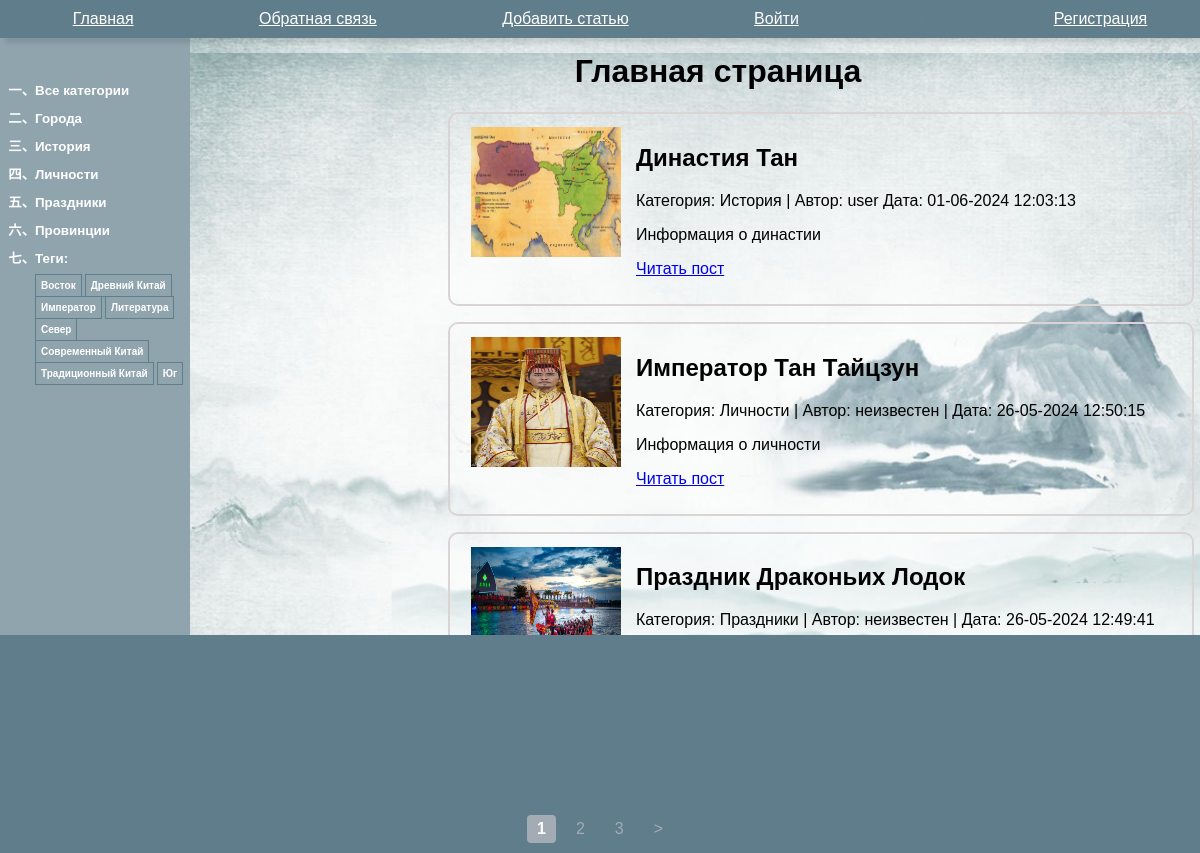
/china/, run on the app's committed database.
### china/models.py (models this page shows, shortened)
class Category(models.Model):
    name = models.CharField(max_length=100, db_index=True,
                            verbose_name="Категория")
    slug = models.SlugField(max_length=255,
                            unique=True, db_index=True)
    def get_absolute_url(self):
        return reverse('category', kwargs={'cat_slug':
                                               self.slug})
    class Meta:
        verbose_name = 'Категория'
        verbose_name_plural = 'Категории'

class TagPost(models.Model):
    tag = models.CharField(max_length=100,
                           db_index=True)
    slug = models.SlugField(max_length=255,
                            unique=True, db_index=True)
    def get_absolute_url(self):
        return reverse('tag', kwargs={'tag_slug': self.slug})

class China(models.Model):
    class Status(models.IntegerChoices):
        DRAFT = 0, 'Черновик'
        PUBLISHED = 1, 'Опубликовано'
    title = models.CharField(max_length=255, verbose_name="Заголовок")
    slug = models.SlugField(max_length=255, db_index=True, unique=True, verbose_name="URL")
    content = models.TextField(blank=True, verbose_name="Текст статьи")
    annotation = models.TextField(blank=True, verbose_name="Аннотация статьи",  null=True)
    models.DateTimeField(auto_now_add=True, verbose_name="Время создания")
    author = models.ForeignKey(get_user_model(), on_delete=models.SET_NULL, related_name='posts',
                               null=True, default=None)
    cat = models.ForeignKey('Category', on_delete=models.PROTECT, related_name='posts', verbose_name="Категории")
    tags = models.ManyToManyField('TagPost', blank=True, related_name='tags', verbose_name="Тэги")
    photo = models.ImageField(upload_to="photos/%Y/%m/%d/", default=None, blank=True, null=True, verbose_name="Фото")
    time_create = models.DateTimeField(auto_now_add=True, verbose_name="Время создания")
    time_update = models.DateTimeField(auto_now=True, verbose_name="Время изменения")
    is_published = models.BooleanField(choices=tuple(map(lambda x: (bool(x[0]), x[1]), Status.choices)),
                                       default=Status.DRAFT, verbose_name="Статус")
    objects = models.Manager()
    published = PublishedModel()
    translate = models.OneToOneField('Translate', on_delete=models.SET_NULL, null=True, blank=True,
                                     related_name='title_in_rus', verbose_name="Перевод")
    class Meta:
        ordering = ['-time_create']
        indexes = [models.Index(fields=['-time_create']), ]
        verbose_name = 'Информация о Китае'
        verbose_name_plural = 'Информация о Китае'
    def get_absolute_url(self):
        return reverse('post', kwargs={'post_slug':
                                           self.slug})

### users/models.py (models this page shows)
class User(AbstractUser):
    photo = models.ImageField(upload_to="users/%Y/%m/%d/", blank=True, null=True, verbose_name="Фотография")
    date_birth = models.DateTimeField(blank=True, null=True, verbose_name="Дата рождения")

### china/views.py (the view)
# urls.py: path('', views.ChinaHome.as_view(), name='home'),
class ChinaHome(DataMixin, ListView):
    template_name = 'china/index.html'
    context_object_name = 'posts'
    def get_queryset(self):
        return China.published.all().select_related('cat')
    def get_context_data(self, *, object_list=None, **kwargs):
        return self.get_mixin_context(super().get_context_data(**kwargs), title='Главная страница', cat_selected=0)

### china/models.py (called while the page is built)
    def get_queryset(self):
        return super().get_queryset().filter(is_published=China.Status.PUBLISHED)

### china/templatetags/china_tags.py (called while the page is built)
@register.inclusion_tag('china/list_categories.html')
def show_categories(cat_selected_id=0):
    cats = Category.objects.annotate(total=Count("posts")).filter(total__gt=0)
    return {"cats": cats, "cat_selected": cat_selected_id}

@register.inclusion_tag('china/list_tags.html')
def show_all_tags():
    return {"tags":
                TagPost.objects.annotate(total=Count("tags")).filter(total__gt=0)}

### china/utils.py (called while the page is built)
    def get_mixin_context(self, context, **kwargs):
        if self.title_page:
               context['title'] = self.title_page
        context['cat_selected'] = None
        context.update(kwargs)
        return context

### users/context_processors.py (called while the page is built)
def get_china_context(request):
    return {'mainmenu': menu}

### china/templates/china/index.html
{% extends 'base.html' %}
{% block content %}
<h1>{{title}}</h1>
<div class="main-content">
    <ul class="post-list">
        {% for p in posts %}
        {% if p.photo %}
        <p><img src="{{p.photo.url}}"></p>
        {% endif %}
        <li><h2>{{p.title}}</h2>
            <p class="first">Категория: {{p.cat.name}} | Автор: {{p.author.username|default:"неизвестен | "}} Дата: {{p.time_update|date:"d-m-Y H:i:s"}}</p>
            {% autoescape off %}
            {{p.annotation|linebreaks|truncatewords:50}}
            {% endautoescape %}
            <p class="link-read-post"><a href="{{ p.get_absolute_url }}">Читать пост</a></p>
        </li>
        {% endfor %}
    </ul>
</div>
{% endblock %}

### china/templates/china/list_categories.html
{% for cat in cats %}
 {% if cat.id == cat_selected %}
 <li
class="selected">{{cat.name}}</li>
 {% else %}
 <li><a href="{{ cat.get_absolute_url}}">{{cat.name}}</a></li>
 {% endif %}
{% endfor %}

### china/templates/china/list_tags.html
{% if tags %}
Теги:</p>
<ul class="tags-list">
    {% for t in tags %}
    <li><a
            href="{{t.get_absolute_url}}">{{t.tag}}</a></li>
    {% endfor %}
</ul>
{% endif %}

### static/china/css/styles.css (style rules this page uses)
html, body { font-family: 'Arial'; padding: 0; height: 100%; width: 100%; background-image: url("../images/back.jpg"); background-size: cover; }
h1 { display: flex; justify-content: center; flex-wrap: wrap; align-content: flex-end; font-size: 2em; margin-block-start: 1.67em; margin-block-end: 0.67em; margin-inline-start: 0px; margin-inline-end: 0px; font-weight: bold; }
.left-menu ul { list-style: none; padding: 0px; margin: 0px; font-variant: common-ligatures; font-size: smaller; font-weight: bold; list-style: cjk-ideographic; }
.left-menu ul li { margin-bottom: 10px; margin-left: 15px; color: white; text-decoration: none; }
.left-menu a { color: #ffffff; text-decoration: none; }
.main-content { margin-left: 220px; }
.post-list { list-style: none; padding: 0; margin: 0; }
.post-list li { margin-bottom: 10px; width: 95%; border: 2px solid #dbd4d4; padding: 10px; border-radius: 10px; }
img { width: 150px; height: 130px; float: left; margin: 0 0 0 1%; padding: 2%; }
ul.tags-list { width: 100%; margin: 0; padding: 0; list-style: none; }
ul.tags-list li { margin: 0; padding: 0 0 10px; display: inline-block; }
ul.tags-list li a { padding: 5px; font-size: 10px; border: 1px solid #607d8b; color: white; }

### data on the page
Category: name "Города"
Category: name "История"
Category: name "Личности"
Category: name "Праздники"
Category: name "Провинции"
TagPost: tag "Восток"
TagPost: tag "Древний Китай"
TagPost: tag "Император"
TagPost: tag "Литература"
TagPost: tag "Север"
TagPost: tag "Современный Китай"
TagPost: tag "Традиционный Китай"
TagPost: tag "Юг"
China: photo (picture), title "Династия Тан", cat.name "История", author.username "user", time_update "01-06-2024 12:03:13", annotation "Информация о династии"
China: photo (picture), title "Император Тан Тайцзун", cat.name "Личности", author.username "неизвестен |", time_update "26-05-2024 12:50:15", annotation "Информация о личности"
China: photo (picture), title "Праздник Драконьих Лодок", cat.name "Праздники", author.username "неизвестен |", time_update "26-05-2024 12:49:41"

### other printed values
{{ m.title }} "Главная" "Обратная связь" "Добавить статью"
{{ title }} "Главная страница"
{{ p }} "1"
{{ p }} "2" "3"
